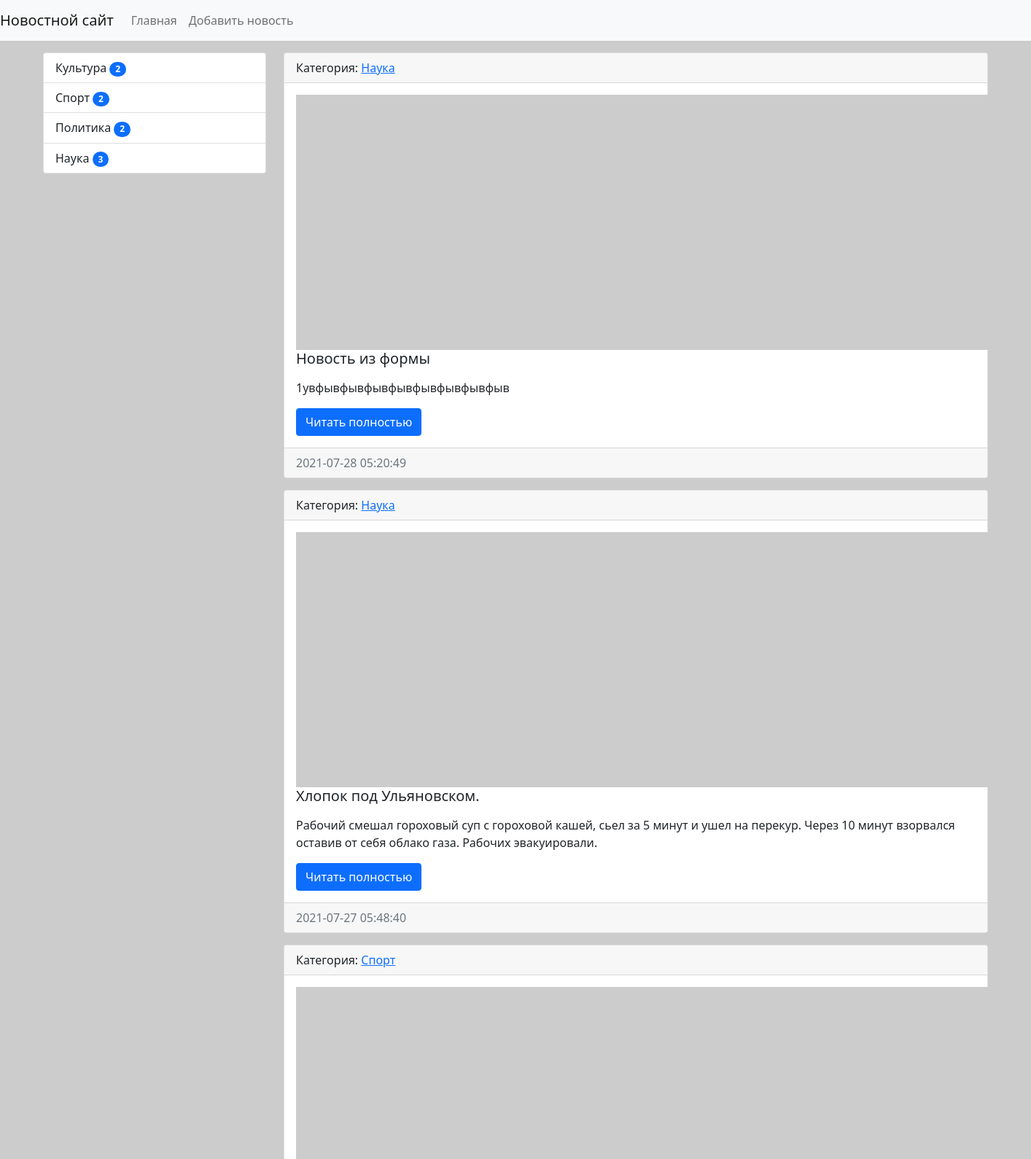
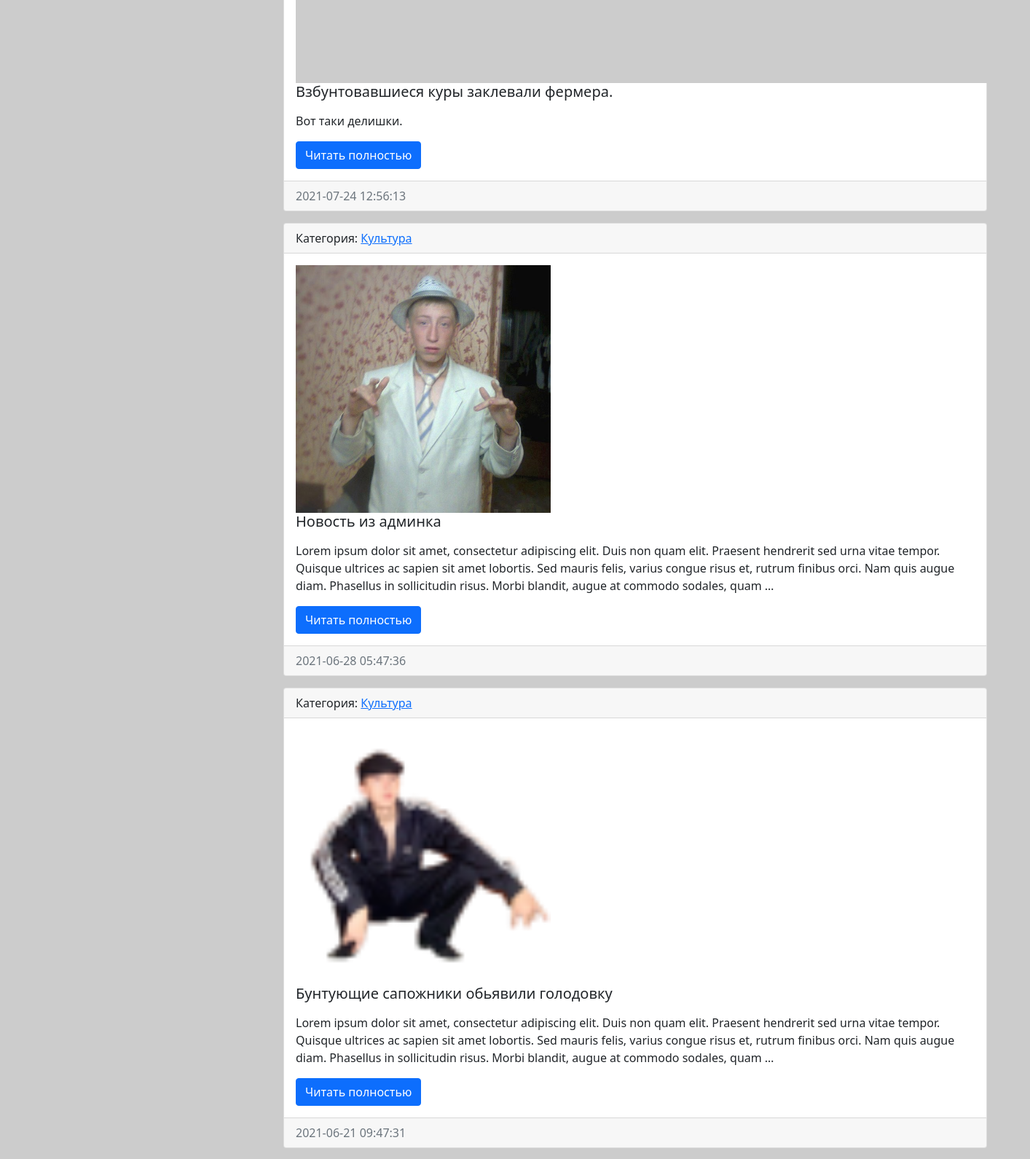
The page / (upper part) on the database its author committed (2 pictures, top to bottom).
### news/models.py (models this page shows, shortened)
class Category(models.Model):
    title = models.CharField(max_length=150, db_index=True, verbose_name='Наименование категории')
    def get_absolute_url(self):
        return reverse('category', kwargs={'category_id': self.pk})
    def __str__(self):
        return self.title
    class Meta:
        verbose_name = 'Категория'
        verbose_name_plural = 'Категории'
        ordering = ['title']

class News(models.Model):
    title = models.CharField(max_length=150, verbose_name='Наименование')
    content = models.TextField(blank=True, verbose_name='Контент')
    created_at = models.DateTimeField(auto_now_add=True, verbose_name='Дата публикации')
    updated_at = models.DateTimeField(auto_now=True, verbose_name='Обновлено')
    photo = models.ImageField(upload_to='photos/%Y/%m/%d/', verbose_name='Фото', blank=True)
    is_published = models.BooleanField(default=True, verbose_name='Опубликовано')
    category = models.ForeignKey('Category', on_delete=models.PROTECT, verbose_name='Категория')
    def get_absolute_url(self):
        return reverse('view_news', kwargs={'pk': self.pk})
    class Meta:
        verbose_name = 'Новость'
        verbose_name_plural = 'Новости'
        ordering = ['-created_at']

### news/views.py (the view)
# urls.py: path('', HomeNews.as_view(), name='home'),
class HomeNews(ListView):
    model = News
    template_name = 'news/home_news_list.html'
    context_object_name = 'news'
    def get_context_data(self, *, object_list=None, **kwargs):
        context = super().get_context_data(**kwargs)
        context['title'] = 'Главная страница'
        return context
    def get_queryset(self):
        return News.objects.filter(is_published=True).select_related('category')

### news/templatetags/news_tags.py (called while the page is built)
@register.inclusion_tag('news/list_categories.html')
def show_categories():
   categories = Category.objects.annotate(cnt=Count('news')).filter(cnt__gt=0)
   return {'categories':categories}

### news/templates/news/home_news_list.html (shortened to what this page needs)
{% extends 'base.html' %}
{% block sidebar %}
{% include "inc/_sidebar.html" %}
{% endblock %}
{% block content %}
{% for item in news %}
<div class="card mb-3">
    <div class="card-header">
        Категория: <a href="{{item.category.get_absolute_url}}">{{ item.category }}</a>
    </div>
    <div class="card-body">
        <div class="media">
            {% if item.photo %}
            <img src="{{ item.photo.url }}" alt="" width="350" class="mr-3">
            {% else %}
            <img src="https://picsum.photos/id/1060/350/235/?blur=2" alt="" class="mr-3">
            {% endif %}
            <div class="media-body">
                <h5 class="card-title">{{ item.title }}</h5>
                <p class="card-text">{{ item.content|safe|linebreaks|truncatewords:50 }}</p>
                <a href="{{item.get_absolute_url}}" class="btn btn-primary">Читать полностью</a>
            </div>
        </div>
    </div>
    <div class="card-footer text-muted">
        {{ item.created_at|date:"Y-m-d H:i:s" }}
    </div>
</div>
{% endfor %}
{% endblock %}

### news/templates/news/list_categories.html
<div class="list-group">
    {% for item in categories %}
    <a href="{% url 'category' item.pk %}" class="list-group-item list-group-item-action">{{ item.title }}  <span class="badge bg-primary rounded-pill">{{item.cnt}}</span></a>
    {% endfor %}
</div>

### mysite/css/style.css (style rules this page uses)
body { background-color: #ccc; }

### rows shown on the page
Category: title "Культура", cnt "2"
Category: title "Спорт", cnt "2"
Category: title "Политика", cnt "2"
Category: title "Наука", cnt "3"
News: category "Наука", title "Новость из формы", content "1увфывфывфывфывфывфывфывфыв", created_at "2021-07-28 05:20:49"
News: category "Наука", title "Хлопок под Ульяновском.", content "Рабочий смешал гороховый суп с гороховой кашей, сьел за 5 минут и ушел на перекур. Через 10 минут взорвался оставив от себя облако газа. Рабочих эвакуировали.", created_at "2021-07-27 05:48:40"
News: category "Спорт", title "Взбунтовавшиеся куры заклевали фермера.", content "Вот таки делишки.", created_at "2021-07-24 12:56:13"
News: category "Культура", photo (picture), title "Новость из админка", content "Lorem ipsum dolor sit amet, consectetur adipiscing elit. Duis non quam elit. Praesent hendrerit sed urna vitae tempor. Quisque ultrices ac sapien sit amet lobortis. Sed mauris felis, varius congue risus et, rutrum finibus orci. Nam quis augue diam. Phasellus in sollicitudin risus. Morbi blandit, augue at commodo sodales, quam …", created_at "2021-06-28 05:47:36"
News: category "Культура", photo (picture), title "Бунтующие сапожники обьявили голодовку", content "Lorem ipsum dolor sit amet, consectetur adipiscing elit. Duis non quam elit. Praesent hendrerit sed urna vitae tempor. Quisque ultrices ac sapien sit amet lobortis. Sed mauris felis, varius congue risus et, rutrum finibus orci. Nam quis augue diam. Phasellus in sollicitudin risus. Morbi blandit, augue at commodo sodales, quam …", created_at "2021-06-21 09:47:31"
